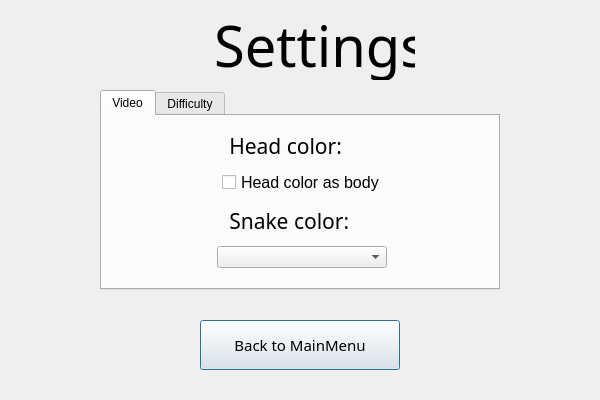
<?xml version="1.0" encoding="UTF-8"?>
<ui version="4.0">
 <class>SettingsClass</class>
 <widget class="QDialog" name="SettingsClass">
  <property name="geometry">
   <rect>
    <x>0</x>
    <y>0</y>
    <width>600</width>
    <height>400</height>
   </rect>
  </property>
  <property name="minimumSize">
   <size>
    <width>600</width>
    <height>400</height>
   </size>
  </property>
  <property name="maximumSize">
   <size>
    <width>600</width>
    <height>400</height>
   </size>
  </property>
  <property name="windowTitle">
   <string>Settings</string>
  </property>
  <widget class="QLabel" name="settingsLabel">
   <property name="geometry">
    <rect>
     <x>185</x>
     <y>10</y>
     <width>230</width>
     <height>70</height>
    </rect>
   </property>
   <property name="font">
    <font>
     <family>Script MT Bold</family>
     <pointsize>42</pointsize>
    </font>
   </property>
   <property name="text">
    <string>  Settings</string>
   </property>
  </widget>
  <widget class="QTabWidget" name="tabWidget">
   <property name="geometry">
    <rect>
     <x>100</x>
     <y>90</y>
     <width>400</width>
     <height>200</height>
    </rect>
   </property>
   <property name="currentIndex">
    <number>0</number>
   </property>
   <widget class="QWidget" name="tabVideo">
    <attribute name="title">
     <string>Video</string>
    </attribute>
    <widget class="QLabel" name="mainThemeLabel">
     <property name="geometry">
      <rect>
       <x>100</x>
       <y>15</y>
       <width>200</width>
       <height>30</height>
      </rect>
     </property>
     <property name="font">
      <font>
       <family>Rockwell Extra Bold</family>
       <pointsize>16</pointsize>
      </font>
     </property>
     <property name="text">
      <string>     Head color:</string>
     </property>
    </widget>
    <widget class="QLabel" name="snakeColorLabel">
     <property name="geometry">
      <rect>
       <x>100</x>
       <y>90</y>
       <width>200</width>
       <height>30</height>
      </rect>
     </property>
     <property name="font">
      <font>
       <family>Rockwell Extra Bold</family>
       <pointsize>16</pointsize>
      </font>
     </property>
     <property name="text">
      <string>     Snake color:</string>
     </property>
    </widget>
    <widget class="QComboBox" name="snakeColorBox">
     <property name="geometry">
      <rect>
       <x>115</x>
       <y>130</y>
       <width>170</width>
       <height>22</height>
      </rect>
     </property>
    </widget>
    <widget class="QCheckBox" name="checkTheme">
     <property name="geometry">
      <rect>
       <x>120</x>
       <y>55</y>
       <width>170</width>
       <height>22</height>
      </rect>
     </property>
     <property name="font">
      <font>
       <pointsize>12</pointsize>
      </font>
     </property>
     <property name="text">
      <string>Head color as body</string>
     </property>
    </widget>
   </widget>
   <widget class="QWidget" name="tabDifficulty">
    <attribute name="title">
     <string>Difficulty</string>
    </attribute>
   </widget>
  </widget>
  <widget class="QPushButton" name="backToMenu">
   <property name="geometry">
    <rect>
     <x>200</x>
     <y>320</y>
     <width>200</width>
     <height>50</height>
    </rect>
   </property>
   <property name="font">
    <font>
     <family>Rockwell Extra Bold</family>
     <pointsize>11</pointsize>
    </font>
   </property>
   <property name="text">
    <string>Back to MainMenu</string>
   </property>
  </widget>
 </widget>
 <layoutdefault spacing="6" margin="11"/>
 <resources/>
 <connections/>
</ui>
